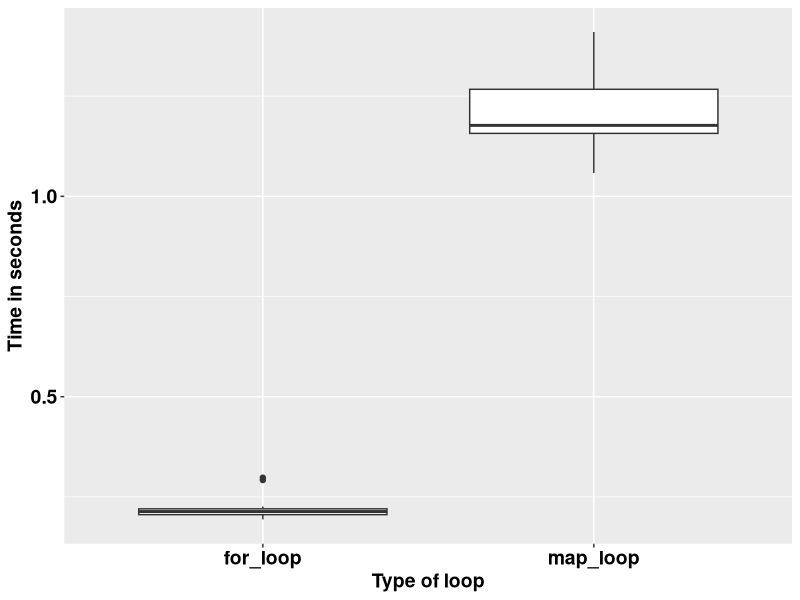

The R source for this figure:
## ---- chunk 1
knitr::opts_chunk$set(echo = TRUE)
## ---- chunk 2
square <- function(a) a**2
square(3)
## ---- chunk 3
square <- function(b){ # Create the function name, called 
  b**2
}
square(3)
## ---- chunk 4
square <- function(c){ 
  product <- c**2
  return(product)
}
square(3)
## ---- chunk 5
square <- function(d){
  product <- d**2
  print(product)
}
square(5)
## ---- chunk 6
square <- function(e){
  product <- e**2
  (product)
}
square(9)
## ---- chunk 7
square <- function(f){
  product <- f**2
  show(product)
}
square(9)
## ---- chunk 8
square_root <- function(b){
  product <- b^0.5
  return(product/2)
}
square_root(9)
## ---- chunk 9
square_root
## ---- chunk 10
square(-10:10)
## ---- chunk 11
square_root(c(-26, 1:15, 158))
## ---- chunk 12
m <- list(12, 18, 345)
square_root(m[[2]])
## ---- chunk 13
rescale <- function(x){
  m <- mean(x)
  s <- sd(x)
  (x - m) / s
}
rescale(c(-52, 58, 46, 99))
## ---- chunk 14
rescale <- function(x, only_translate){
  m <- mean(x)
  translated <- x - m
  if (only_translate) return(translated)
  s <- sd(x)
  translated / s
}

rescale(x = 1:6, only_translate = TRUE)
## ---- chunk 15
rescale <- function(x, only_translate){
  m <- mean(x)
  translated <- x - m
  if (only_translate) return(translated)
  s <- sd(x)
  translated / s
}

rescale(x = 1:4, only_translate = FALSE)
## ---- chunk 16
rescale(only_translate = TRUE, x = 1:4)
## ---- chunk 17
rescale(x = 1:4, TRUE)
rescale(TRUE, x = 1:4)
rescale(1:4, only_translate = T)
rescale(only_translate = T, 1:4)
## ---- chunk 18
rescale(1:4, o = T)
rescale(o = T, 1:4)
## ---- chunk 19
rescale <- function(x, only_translate = FALSE){
  m <- mean(x)
  translated <- x - m
  if(only_translate) return(translated)
  s <- sd(x)
  translated / s
}
## ---- chunk 20
rescale(1:4) # This runs with only_translate being taken as FALSE by default.
## ---- chunk 21
rescale <- function(x, ...){
  m <- mean(x, ...)
  s <- sd(x, ...)
  (x - m) / s
}

rescale(1:4) # 
## ---- chunk 22
x <- c(NA, 1:3)
rescale(x)
## ---- chunk 23
x <- c(NA, 1:3)
rescale(x, na.rm = TRUE)
## ---- chunk 24
some_function <- function(x) x
other_function <- function(x, ...) x
# some_function(1:4, foo = "bar") # This does not run because there was no allowance.
other_function(1:4, foo = "bar")

## ---- chunk 25
f <- function(...) list(...)
g <- function(x, y, ...) f(...)
g(x = 1, y = 2, z = 3, w = 4)
## ---- chunk 26
compare_rasters <- function(x) {
  if (sum(x > 0.5, na.rm = TRUE) > 7) {
    return(1)
  } else {
    return(0)
  }
  
}
## ---- chunk 27
library(tidyverse)
volumes <- rnorm(1000000)

for_loop <- vector()

for (k in 1:20) {
  for_loop[k] <- system.time(for (i in 1:length(volumes)) {
    2.3 * volumes[i] ^ 9
  })
}

map_loop <- vector()
for (j in 1:20) {
  map_loop[j] <- system.time(map_vec(volumes, \(x) 2.3 * x ^ 9))
}
## ---- chunk 28
data.frame(for_loop = for_loop, map_loop = map_loop) %>% 
  gather(key = "key", value = "value") %>% 
  ggplot(aes(key, value)) +
  geom_boxplot() +
  labs(x = "Type of loop",
       y = "Time in seconds") +
  theme(text = element_text(size = 14, face = "bold", colour = "black")) +
  theme(axis.text = element_text(size = 14, face = "bold", colour = "black"))
